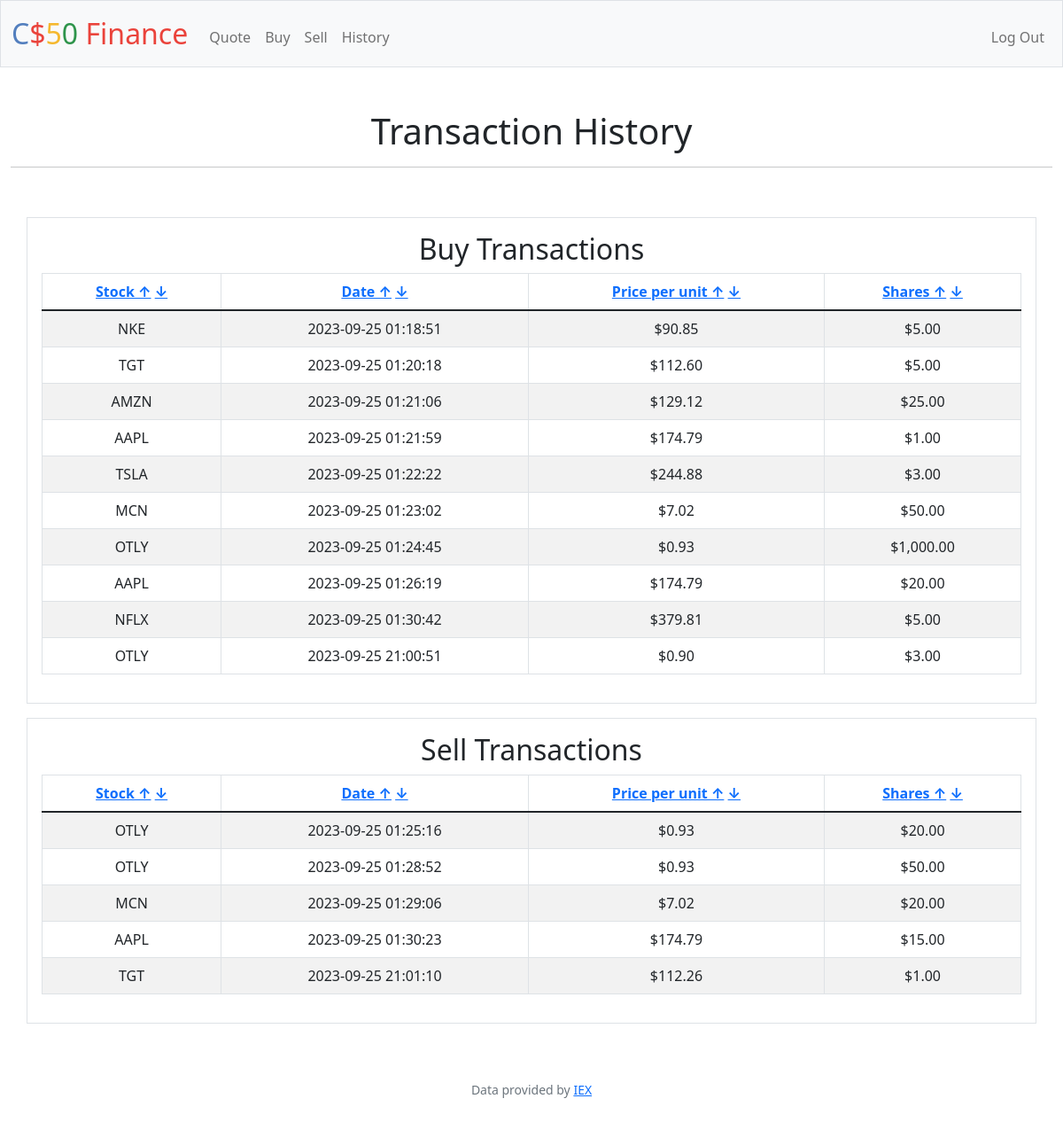
The app's page /history (signed in) with its own data.
### tables this page shows
CREATE TABLE TRANSACTION_HISTORY (
    id INTEGER PRIMARY KEY AUTOINCREMENT NOT NULL,
    user_id INTEGER NOT NULL,
    symbol STRING NOT NULL,
    price DECIMAL(10, 2) NOT NULL,
    amount INTEGER NOT NULL,
    timestamp TIMESTAMP NOT NULL DEFAULT CURRENT_TIMESTAMP,
    type STRING NOT NULL,
    FOREIGN KEY (user_id) REFERENCES users(id)
);

### app.py (the view)
@app.route("/history")
@login_required
def history():
    user_id = session["user_id"]
    sort_by = request.args.get("sort", "timestamp")  # Default sorting by timestamp
    order_by = request.args.get("order", "asc")  # Default sorting order is ascending
    if sort_by == "symbol":
        order_by_clause = f"ORDER BY symbol {order_by}"
    elif sort_by == "price":
        order_by_clause = f"ORDER BY price {order_by}"
    elif sort_by == "amount":
        order_by_clause = f"ORDER BY amount {order_by}"
    else:
        order_by_clause = f"ORDER BY timestamp {order_by}"  # Default sorting
    sells = db.execute(
        f"SELECT * FROM TRANSACTION_HISTORY WHERE user_id = ? AND type = ? {order_by_clause}",
        user_id,
        "sell",
    )
    buys = db.execute(
        f"SELECT * FROM TRANSACTION_HISTORY WHERE user_id = ? AND type = ? {order_by_clause}",
        user_id,
        "buy",
    )
    return render_template("history.html", sells=sells, buys=buys)

### app.py (called while the page is built)
@app.after_request
def after_request(response):
    response.headers["Cache-Control"] = "no-cache, no-store, must-revalidate"
    response.headers["Expires"] = 0
    response.headers["Pragma"] = "no-cache"
    return response

### helpers.py (called while the page is built)
def login_required(f):
    @wraps(f)
    def decorated_function(*args, **kwargs):
        if session.get("user_id") is None:
            return redirect("/login")
        return f(*args, **kwargs)
    return decorated_function

def usd(value):
    return f"${value:,.2f}"

### templates/history.html (shortened to what this page needs)
{% extends "layout.html" %}
{% block main %}
<div class="header">
    <h1>Transaction History</h1> <hr>
</div>
<br>
<div class="container p-3 my-3 border">
    <h2>Buy Transactions</h2>
    <table class="table table-striped table-bordered">
        <thead class="thead-dark">
            <tr>
                <th>
                    <a href="?sort=symbol&amp;order=asc">Stock &#8593;</a>
                    <a href="?sort=symbol&amp;order=desc">&#8595;</a>
                </th>
                <th>
                    <a href="?sort=timestamp&amp;order=asc">Date &#8593;</a>
                    <a href="?sort=timestamp&amp;order=desc">&#8595;</a>
                </th>
                <th>
                    <a href="?sort=price&amp;order=asc">Price per unit &#8593;</a>
                    <a href="?sort=price&amp;order=desc">&#8595;</a>
                </th>
                <th>
                    <a href="?sort=amount&amp;order=asc">Shares &#8593;</a>
                    <a href="?sort=amount&amp;order=desc">&#8595;</a>
                </th>
            </tr>
        </thead>
        <tbody>
            {% for buy in buys %}
            <tr>
                <td>{{ buy.symbol }}</td>
                <td>{{ buy.timestamp }}</td>
                <td>{{ buy.price | usd}}</td>
                <td>{{ buy.amount | usd}}</td>
            </tr>
            {% endfor %}
        </tbody>
    </table>
</div>
<div class="container p-3 my-3 border">
    <h2>Sell Transactions</h2>
    <table class="table table-striped table-bordered">
        <thead class="thead-dark">
            <tr>
                <th>
                    <a href="?sort=symbol&amp;order=asc">Stock &#8593;</a>
                    <a href="?sort=symbol&amp;order=desc">&#8595;</a>
                </th>
                <th>
                    <a href="?sort=timestamp&amp;order=asc">Date &#8593;</a>
                    <a href="?sort=timestamp&amp;order=desc">&#8595;</a>
                </th>
                <th>
                    <a href="?sort=price&amp;order=asc">Price per unit &#8593;</a>
                    <a href="?sort=price&amp;order=desc">&#8595;</a>
                </th>
                <th>
                    <a href="?sort=amount&amp;order=asc">Shares &#8593;</a>
                    <a href="?sort=amount&amp;order=desc">&#8595;</a>
                </th>
            </tr>
        </thead>
        <tbody>
            {% for sell in sells %}
            <tr>
                <td>{{ sell.symbol }}</td>
                <td>{{ sell.timestamp }}</td>
                <td>{{ sell.price | usd}}</td>
                <td>{{ sell.amount | usd}}</td>
            </tr>
            {% endfor %}
        </tbody>
    </table>
</div>
{% endblock %}

### templates/layout.html (shortened to what this page needs)
<!DOCTYPE html>
<html lang="en">
    <head>
        <link href="https://cdn.jsdelivr.net/npm/bootstrap@5.1.3/dist/css/bootstrap.min.css" rel="stylesheet">
        <link href="/static/styles.css" rel="stylesheet">
    </head>
    <body>
        <nav class="bg-light border navbar navbar-expand-md navbar-light">
            <div class="container-fluid">
                <a class="navbar-brand" href="/"><span class="blue">C</span><span class="red">$</span><span class="yellow">5</span><span class="green">0</span> <span class="red">Finance</span></a>
                <div class="collapse navbar-collapse" id="navbar">
                    {% if session["user_id"] %}
                        <ul class="navbar-nav me-auto mt-2">
                            <li class="nav-item"><a class="nav-link" href="/quote">Quote</a></li>
                            <li class="nav-item"><a class="nav-link" href="/buy">Buy</a></li>
                            <li class="nav-item"><a class="nav-link" href="/sell">Sell</a></li>
                            <li class="nav-item"><a class="nav-link" href="/history">History</a></li>
                        </ul>
                        <ul class="navbar-nav ms-auto mt-2">
                            <li class="nav-item"><a class="nav-link" href="/logout">Log Out</a></li>
                        </ul>
                    {% else %}
                        <ul class="navbar-nav ms-auto mt-2">
                            <li class="nav-item"><a class="nav-link" href="/register">Register</a></li>
                            <li class="nav-item"><a class="nav-link" href="/login">Log In</a></li>
                        </ul>
                    {% endif %}
                </div>
            </div>
        </nav>
        <main class="container-fluid py-5 text-center">
            {% block main %}{% endblock %}
        </main>
        <footer class="mb-5 small text-center text-muted">
            Data provided by <a href="https://iexcloud.io/">IEX</a>
        </footer>
    </body>
</html>

### static/styles.css (style rules this page uses)
nav .navbar-brand { font-size: xx-large; }
nav .navbar-brand .blue { color: #537fbe; }
nav .navbar-brand .red { color: #ea433b; }
nav .navbar-brand .yellow { color: #f5b82e; }
nav .navbar-brand .green { color: #2e944b; }

### records on screen
TRANSACTION_HISTORY: symbol "NKE", timestamp "2023-09-25 01:18:51", price "$90.85", amount "$5.00"
TRANSACTION_HISTORY: symbol "TGT", timestamp "2023-09-25 01:20:18", price "$112.60", amount "$5.00"
TRANSACTION_HISTORY: symbol "AMZN", timestamp "2023-09-25 01:21:06", price "$129.12", amount "$25.00"
TRANSACTION_HISTORY: symbol "AAPL", timestamp "2023-09-25 01:21:59", price "$174.79", amount "$1.00"
TRANSACTION_HISTORY: symbol "TSLA", timestamp "2023-09-25 01:22:22", price "$244.88", amount "$3.00"
TRANSACTION_HISTORY: symbol "MCN", timestamp "2023-09-25 01:23:02", price "$7.02", amount "$50.00"
TRANSACTION_HISTORY: symbol "OTLY", timestamp "2023-09-25 01:24:45", price "$0.93", amount "$1,000.00"
TRANSACTION_HISTORY: symbol "AAPL", timestamp "2023-09-25 01:26:19", price "$174.79", amount "$20.00"
TRANSACTION_HISTORY: symbol "NFLX", timestamp "2023-09-25 01:30:42", price "$379.81", amount "$5.00"
TRANSACTION_HISTORY: symbol "OTLY", timestamp "2023-09-25 21:00:51", price "$0.90", amount "$3.00"
TRANSACTION_HISTORY: symbol "OTLY", timestamp "2023-09-25 01:25:16", price "$0.93", amount "$20.00"
TRANSACTION_HISTORY: symbol "OTLY", timestamp "2023-09-25 01:28:52", price "$0.93", amount "$50.00"
TRANSACTION_HISTORY: symbol "MCN", timestamp "2023-09-25 01:29:06", price "$7.02", amount "$20.00"
TRANSACTION_HISTORY: symbol "AAPL", timestamp "2023-09-25 01:30:23", price "$174.79", amount "$15.00"
TRANSACTION_HISTORY: symbol "TGT", timestamp "2023-09-25 21:01:10", price "$112.26", amount "$1.00"
